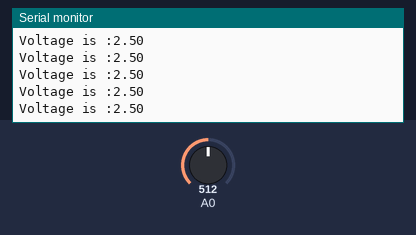
The sketch below on a simulated Arduino Uno, built with avr-gcc and run on an emulated ATmega328P. Shown: the last lines printed to the serial monitor. Inputs (shaded band) come from the test bench; at power-on: A0 = 512.

Above: at 1.2 s.
1.3 s: A0 set to 716
At 1.8 s:
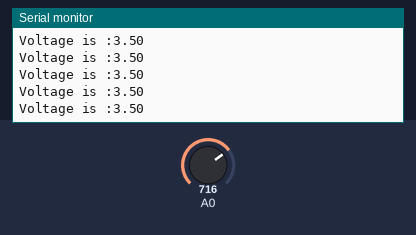
2.8 s: A0 set to 900
At 3.8 s:
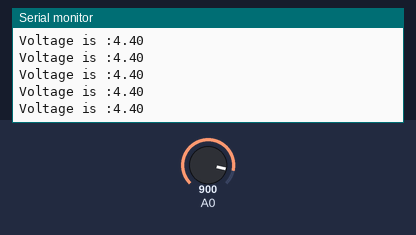
Timing chart, 0 to 5.8 s (numbered marks = the images above; inputs shaded):
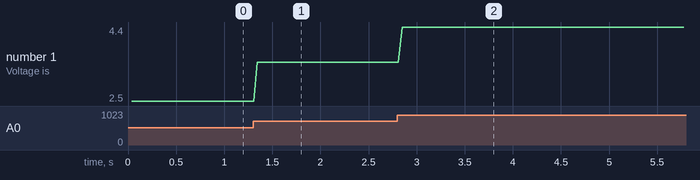

Measured:
- after the input at 1.3 s, the serial monitor: prints a new line at once (image 1)
- after the input at 2.8 s, the serial monitor: prints a new line after 0.05 s (image 2)
- plotted number 1: 2.5 → 3.5 after the input at 1.3 s, 3.5 → 4.4 after the input at 2.8 s

The sketch:

Q1.ino
```cpp
void setup() {
  Serial.begin(115200);
}

double analogToVolt (double value) {
  //convert analog input into voltage
  double v = (value/1023)*5;
  return v;
 }

void lightSensor (double value, int iter) {
  //This function prints out the voltage read by the light sensor over a number of iterations
  double maxv = -100000000000, minv = 100000000000;
  double total = 0, V;

  for (int i = 0; i<iter; i++){
    V = analogToVolt(value);
    maxv = max(V, maxv);
    minv = min(V,minv);
    total += V;
    }

  double delta = maxv - minv;
  double noise = delta/2;
  double delta_avg = (0.5*delta)/sqrt(iter);
  double avg = total/iter;

  Serial.print("Voltage is :");
  Serial.println(V);
  }

void loop() {
  int N = 1000;
  double value = analogRead(A0);
  lightSensor(value, N);
}
```
